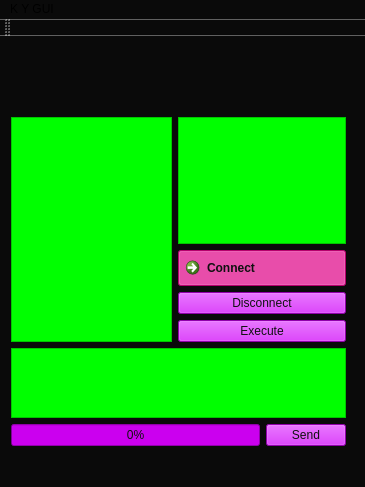
<?xml version="1.0" encoding="UTF-8"?>
<ui version="4.0">
 <class>MainWindow</class>
 <widget class="QMainWindow" name="MainWindow">
  <property name="geometry">
   <rect>
    <x>0</x>
    <y>0</y>
    <width>365</width>
    <height>487</height>
   </rect>
  </property>
  <property name="windowTitle">
   <string>MainWindow</string>
  </property>
  <property name="windowIcon">
   <iconset>
    <normaloff>favicon.ico</normaloff>favicon.ico</iconset>
  </property>
  <property name="styleSheet">
   <string notr="true">font: 87 10pt &quot;Noto Sans&quot;;
background-color: rgb(10, 10, 10);</string>
  </property>
  <widget class="QWidget" name="centralWidget">
   <widget class="QLabel" name="label">
    <property name="geometry">
     <rect>
      <x>100</x>
      <y>10</y>
      <width>161</width>
      <height>41</height>
     </rect>
    </property>
    <property name="text">
     <string/>
    </property>
    <property name="pixmap">
     <pixmap resource="kres.qrc">:/images/kstyleyo_logo.png</pixmap>
    </property>
    <property name="scaledContents">
     <bool>true</bool>
    </property>
   </widget>
   <widget class="QWidget" name="gridLayoutWidget_2">
    <property name="geometry">
     <rect>
      <x>0</x>
      <y>70</y>
      <width>357</width>
      <height>351</height>
     </rect>
    </property>
    <layout class="QGridLayout" name="gridLayout_2">
     <item row="1" column="0" colspan="2">
      <widget class="QTextEdit" name="inputText">
       <property name="styleSheet">
        <string notr="true">background-color: rgb(0, 255, 0);
color: rgb(5, 5, 5);
font: 87 10pt &quot;Noto Sans&quot;;</string>
       </property>
      </widget>
     </item>
     <item row="2" column="0" colspan="2">
      <layout class="QHBoxLayout" name="horizontalLayout">
       <item>
        <widget class="QProgressBar" name="progressBar">
         <property name="styleSheet">
          <string notr="true">background-color: rgb(203, 0, 239);
color: rgb(16, 16, 16);</string>
         </property>
         <property name="value">
          <number>0</number>
         </property>
        </widget>
       </item>
       <item>
        <widget class="QPushButton" name="sendMessage">
         <property name="styleSheet">
          <string notr="true">background-color: rgb(203, 0, 239);
color: rgb(16, 16, 16);</string>
         </property>
         <property name="text">
          <string>Send</string>
         </property>
        </widget>
       </item>
      </layout>
     </item>
     <item row="0" column="0">
      <widget class="QTextEdit" name="messages">
       <property name="toolTip">
        <string>Messages</string>
       </property>
       <property name="toolTipDuration">
        <number>1</number>
       </property>
       <property name="autoFillBackground">
        <bool>false</bool>
       </property>
       <property name="styleSheet">
        <string notr="true">background-color: rgb(0, 255, 0);
color: rgb(5, 5, 5);
font: 87 10pt &quot;Noto Sans&quot;;</string>
       </property>
       <property name="lineWrapMode">
        <enum>QTextEdit::WidgetWidth</enum>
       </property>
       <property name="readOnly">
        <bool>true</bool>
       </property>
       <property name="placeholderText">
        <string/>
       </property>
      </widget>
     </item>
     <item row="0" column="1">
      <layout class="QGridLayout" name="gridLayout">
       <item row="1" column="0">
        <widget class="QCommandLinkButton" name="connect">
         <property name="styleSheet">
          <string notr="true">color: rgb(16, 16, 16);
background-color: rgb(255, 0, 153);
</string>
         </property>
         <property name="text">
          <string>Connect</string>
         </property>
         <property name="checkable">
          <bool>true</bool>
         </property>
         <property name="checked">
          <bool>true</bool>
         </property>
        </widget>
       </item>
       <item row="2" column="0">
        <widget class="QPushButton" name="disconnect">
         <property name="styleSheet">
          <string notr="true">background-color: rgb(203, 0, 239);
color: rgb(16, 16, 16);</string>
         </property>
         <property name="text">
          <string>Disconnect</string>
         </property>
        </widget>
       </item>
       <item row="0" column="0">
        <widget class="QListWidget" name="appList">
         <property name="font">
          <font>
           <family>Noto Sans</family>
           <pointsize>10</pointsize>
           <weight>10</weight>
           <italic>false</italic>
           <bold>false</bold>
          </font>
         </property>
         <property name="styleSheet">
          <string notr="true">background-color: rgb(0, 255, 0);
color: rgb(5, 5, 5);
font: 87 10pt &quot;Noto Sans&quot;;
selection-background-color: rgb(255, 0, 174);</string>
         </property>
         <property name="selectionMode">
          <enum>QAbstractItemView::MultiSelection</enum>
         </property>
        </widget>
       </item>
       <item row="3" column="0">
        <widget class="QPushButton" name="execute">
         <property name="styleSheet">
          <string notr="true">background-color: rgb(203, 0, 239);
color: rgb(16, 16, 16);</string>
         </property>
         <property name="text">
          <string>Execute</string>
         </property>
        </widget>
       </item>
      </layout>
     </item>
    </layout>
   </widget>
  </widget>
  <widget class="QMenuBar" name="menuBar">
   <property name="geometry">
    <rect>
     <x>0</x>
     <y>0</y>
     <width>365</width>
     <height>23</height>
    </rect>
   </property>
   <widget class="QMenu" name="menuK_Y_GUI">
    <property name="title">
     <string>K Y GUI</string>
    </property>
   </widget>
   <addaction name="menuK_Y_GUI"/>
  </widget>
  <widget class="QToolBar" name="mainToolBar">
   <attribute name="toolBarArea">
    <enum>TopToolBarArea</enum>
   </attribute>
   <attribute name="toolBarBreak">
    <bool>false</bool>
   </attribute>
  </widget>
  <widget class="QStatusBar" name="statusBar"/>
 </widget>
 <layoutdefault spacing="6" margin="11"/>
 <resources>
  <include location="kres.qrc"/>
 </resources>
 <connections/>
</ui>
